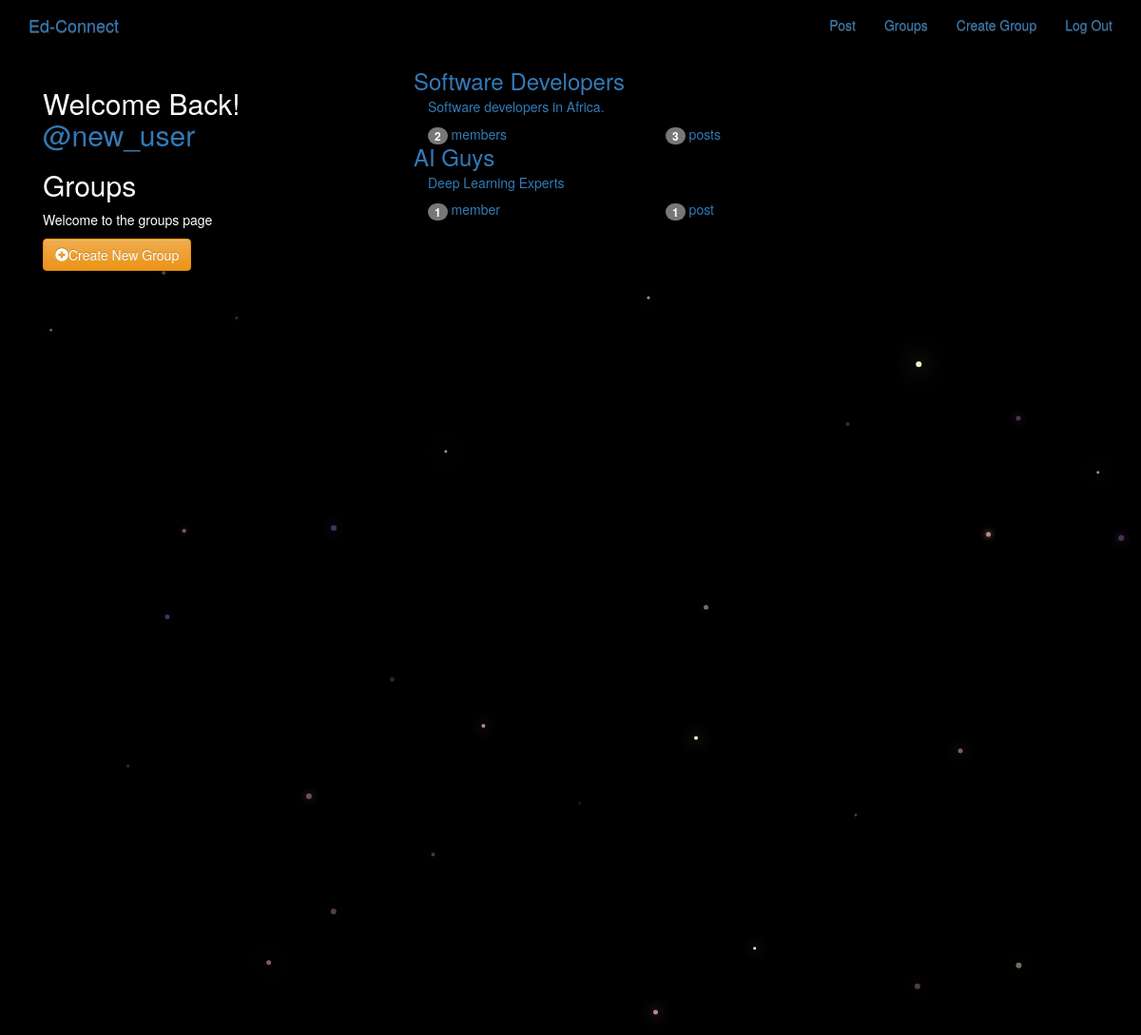
The page /groups/ (signed in) on the database its author committed.
### groups/models.py (models this page shows, shortened)
class Group(models.Model):
    name = models.CharField(max_length=255)
    unique = True
    slug = models.SlugField(allow_unicode=True, unique=True)
    description = models.TextField(blank=True, default='')
    description_html = models.TextField(editable=False, default='', blank=True)
    members = models.ManyToManyField(User, through='GroupMember')

### groups/views.py (the view)
class ListGroup(generic.ListView):
    model = Group

### groups/templates/groups/group_list.html
{% extends "groups/group_base.html" %}
{% block pregroup %}
  <div class="col-md-4">
    <div class="content">
      {% if user.is_authenticated %}
        <h2>Welcome Back!
          <a href="{% url 'posts:for_user' username=user.username %}">
            @{{ user.username}}
          </a>
        </h2>
      {% endif %}
      <h2>Groups</h2>
      <p>Welcome to the groups page</p>
    {% if user.is_authenticated %}
      <a href="{% url 'groups:create' %}" class="btn btn-md btn-fill btn-warning">
        <span class="glyphicon glyphicon-plus-sign"></span>Create New Group</a>
    {% endif %}
   </div>
  </div>
{% endblock %}
{% block group_content %}
  <div class="col-md-8">
    <div class="list-group">
      {% for group in object_list %}
        <a class="list=group-item" href="{% url 'groups:single' slug=group.slug %}">
          <h3 class="title list-group-item-heading">{{ group.name }}</h3>
          <div class="list-group-item-text container-fluid">
            {{ group.description_html|safe }}
            <div class="row">
              <div class="col-md-4">
                <span class="badge">{{ group.members.count }}</span>
                member{{ group.members.count|pluralize }}
              </div>
              <div class="col-md-4">
                <span class="badge">{{ group.posts.count }}</span>
                post{{ group.posts.count|pluralize }}
              </div>
            </div>
          </div>
        </a>
      {% endfor %}
    </div>
  </div>
{% endblock %}

### static/simplesocial/css/master.css (style rules this page uses)
body { margin: 0; overflow: hidden; background-color: black; color:white; }

### rows shown on the page
Group: name "Software Developers", description_html "Software developers in Africa.", members.count "2", posts.count "3"
Group: name "AI Guys", description_html "Deep Learning Experts", members.count "1", posts.count "1"

### other values the page prints
{{ user.username }} "new_user"
